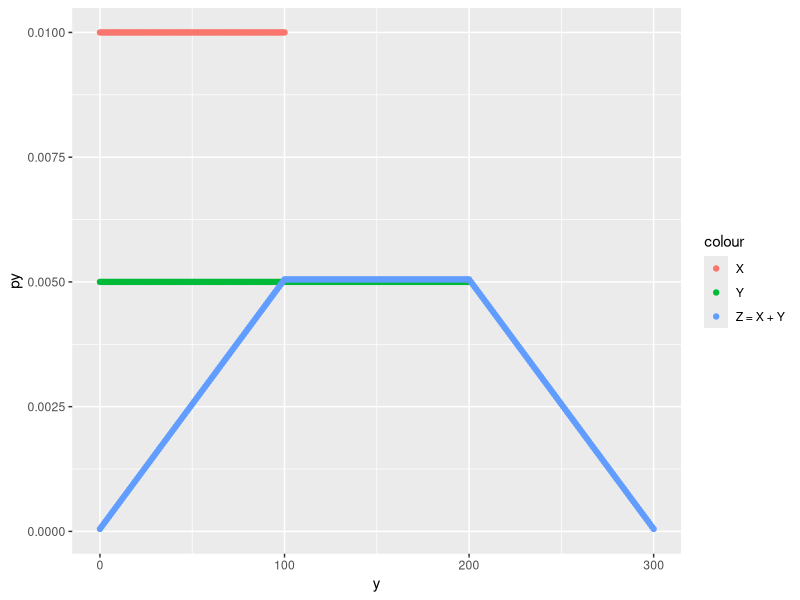
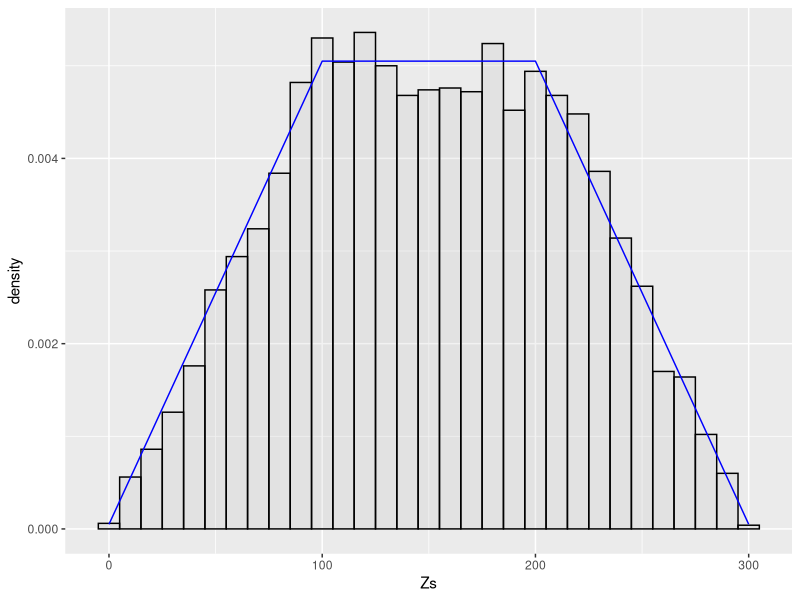
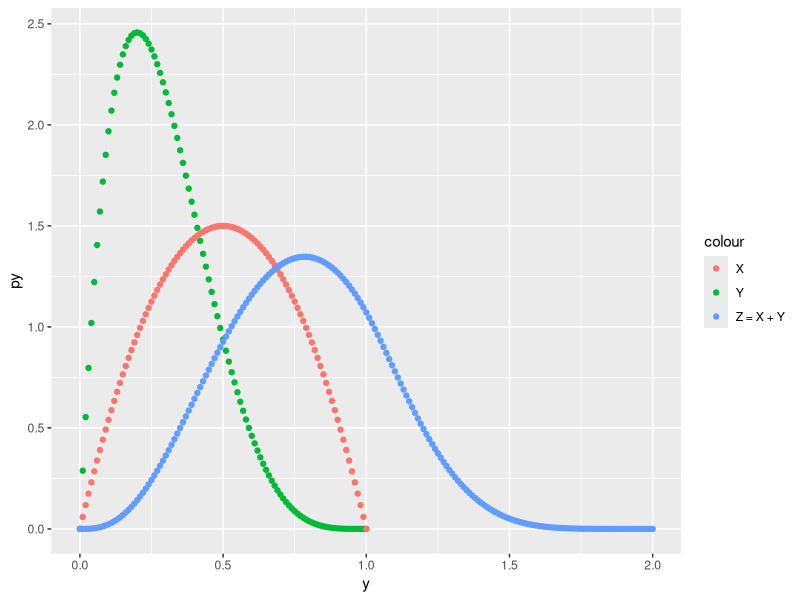
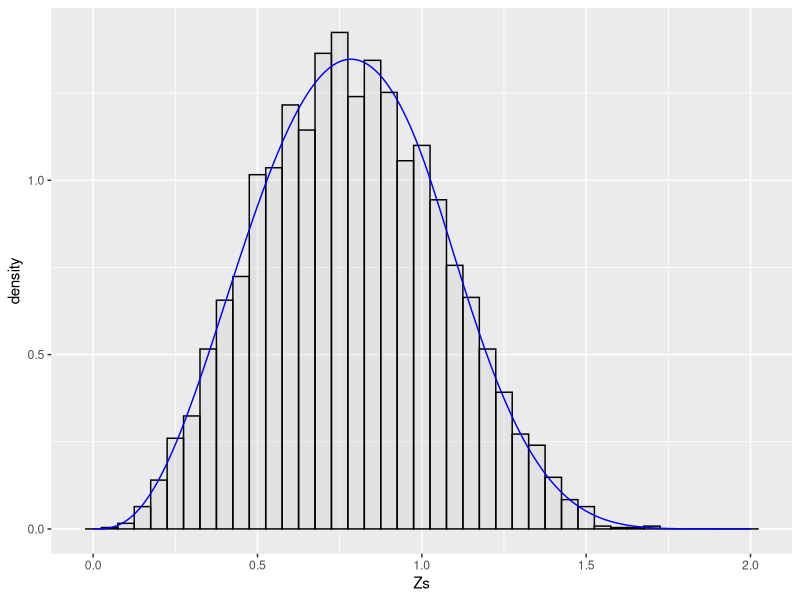
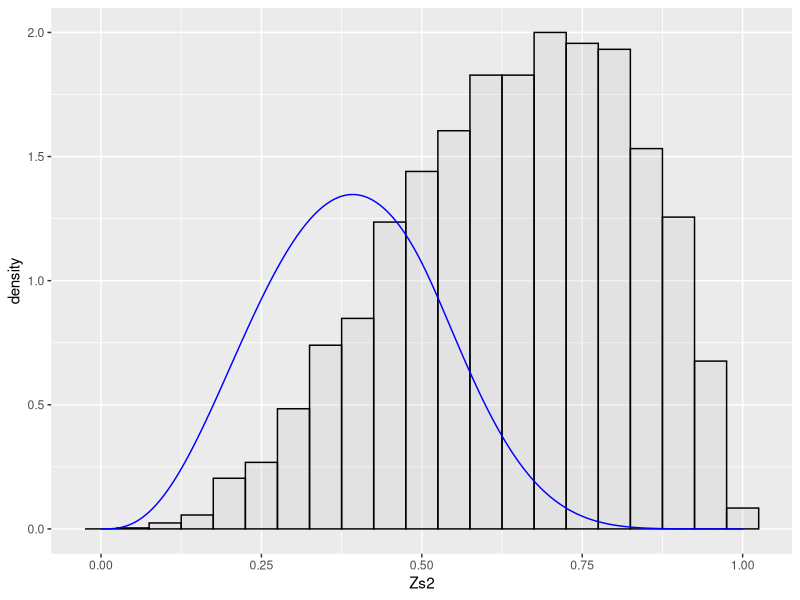

Recreate these plots in R, in order.
library(ggplot2)

#
# Part 1: Z = X + Y (Discrete Uniform Distributions)
# Following parameters are equivalent to Part 2 with U[0,1] parameters
# xStart = 0
# xEnd = 1
# yStart = 0
# yEnd = 1
# delta = 0.01
#
xStart = 0
xEnd = 100
yStart = 0
yEnd = 200
delta = 1

Xdf = data.frame(x = seq(xStart, xEnd, delta),
                 px = dunif(seq(xStart, xEnd, delta), xStart, xEnd))

Ydf = data.frame(y = seq(yStart, yEnd, delta),
                 py = dunif(seq(yStart, yEnd, delta), yStart, yEnd))

# Get theoretical distribution of Z = X + Y using convolve
Zdf = data.frame(z = seq((xStart + yStart), (xEnd + yEnd), delta),
                 pz = delta * convolve(Ydf$py, Xdf$px, type = "o"))

ggplot() +
  geom_point(data = Ydf, 
             mapping = aes(x = y, y = py, color = "Y")) +
  geom_point(data = Xdf, 
             mapping = aes(x = x, y = px, color = "X")) +
  geom_point(data = Zdf, 
             mapping = aes(x = z, y = pz, color = "Z = X + Y"))

# Now compare to sampling Z directly
N = 5000
Xs = runif(N, xStart, xEnd)
Ys = runif(N, yStart, yEnd)
Zs = Xs + Ys

ggplot() +
  geom_histogram(data = as.data.frame(Zs),
                 mapping = aes(x = Zs, y = ..density..),
                 binwidth = delta * 10,
                 fill = "grey",
                 color = "black",
                 alpha = 0.2) +
  geom_line(data = Zdf,
            mapping = aes(z, pz),
            color = "blue")

#
# Part 2: Z = X + Y (Beta Distributions, set alpha = beta = 1 for U[0,1])
#
xalpha = 2
xbeta = 2
yalpha = 2
ybeta = 5
bdelta = 0.01
Xdf = data.frame(x = seq(0, 1, bdelta),
                 px = dbeta(seq(0, 1, bdelta), xalpha, xbeta))

Ydf = data.frame(y = seq(0, 1, bdelta),
                 py = dbeta(seq(0, 1, bdelta), yalpha, ybeta))

# Get theoretical distribution of Z = X + Y using convolve
Zdf = data.frame(z = seq((min(Xdf$x) + min(Ydf$y)), (max(Xdf$x) + max(Ydf$y)), bdelta),
                 pz = bdelta * convolve(Ydf$py, Xdf$px, type = "o"))

ggplot() +
  geom_point(data = Ydf, 
             mapping = aes(x = y, y = py, color = "Y")) +
  geom_point(data = Xdf, 
             mapping = aes(x = x, y = px, color = "X")) +
  geom_point(data = Zdf, 
             mapping = aes(x = z, y = pz, color = "Z = X + Y"))


# Now compare to sampling Z directly
N = 5000
Xs = rbeta(N, xalpha, xbeta)
Ys = rbeta(N, yalpha, ybeta)
Zs = Xs + Ys

ggplot() +
  geom_histogram(data = as.data.frame(Zs),
                 mapping = aes(x = Zs, y = ..density..),
                 binwidth = 0.05,
                 fill = "grey",
                 color = "black",
                 alpha = 0.2) +
  geom_line(data = Zdf,
            mapping = aes(z, pz),
            color = "blue")

#
# Part 3: Z = X + Y - X*Y (Sum of Probabilities)
# X, Y, Z now represent distributions of probabilities
#

# Can we just scale support of Zdf to [0,1]?  Doesn't look like we can...
Zdf_scaled = data.frame(z = Zdf$z/2,
                        pz = Zdf$pz)

Zs2 = Xs + Ys - (Xs * Ys)

ggplot() +
  geom_histogram(data = as.data.frame(Zs2),
                 mapping = aes(x = Zs2, y = ..density..),
                 binwidth = 0.05,
                 fill = "grey",
                 color = "black",
                 alpha = 0.2) +
  geom_line(data = Zdf_scaled,
            mapping = aes(z, pz),
            color = "blue")


#
# Part 4: TBD - something other than ordinary convolution to calculate
#               theoretical distribution of Z = X + Y - X*Y
#
